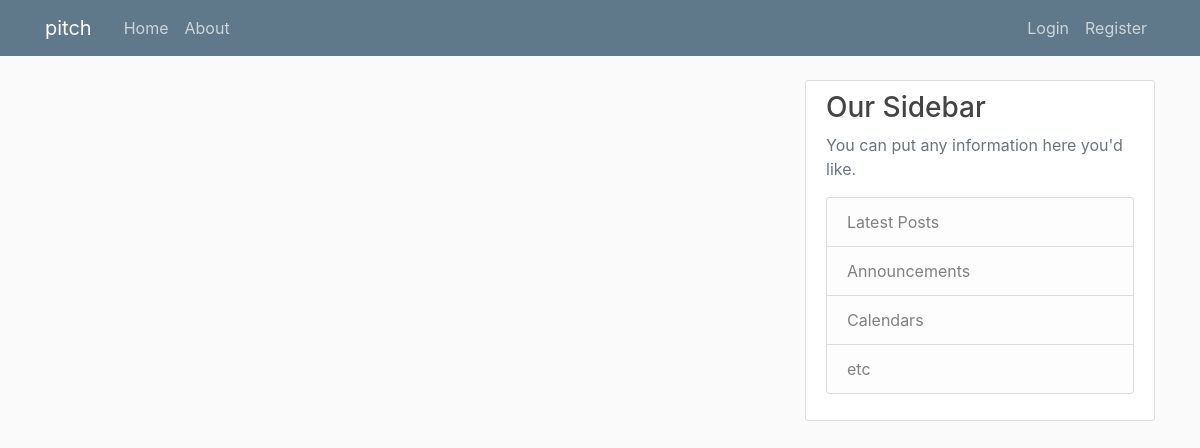
Page /home on the earlier database version.
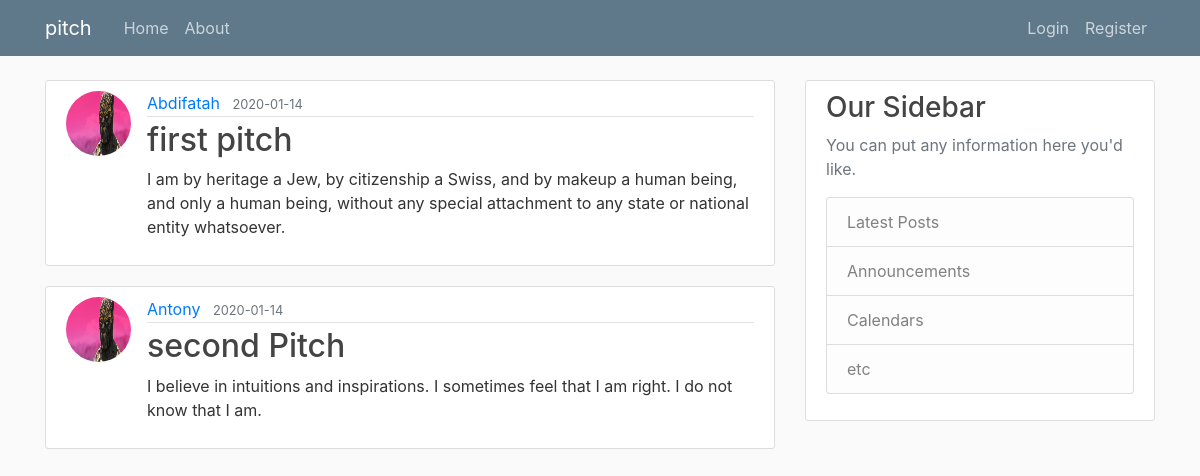
Same page on the later database version.
### pitch/models.py (models this page shows, shortened)
class Post(db.Model):
    id = db.Column(db.Integer, primary_key=True)
    title = db.Column(db.String(100), nullable=False)
    date_posted = db.Column(db.DateTime, nullable=False, default=datetime.utcnow)
    content = db.Column(db.Text, nullable=False)
    user_id = db.Column(db.Integer, db.ForeignKey('user.id'), nullable=False)

class User(db.Model, UserMixin):
    id = db.Column(db.Integer, primary_key=True)
    username = db.Column(db.String(20), unique=True, nullable=False)
    email = db.Column(db.String(120), unique=True, nullable=False)
    image_file = db.Column(db.String(20), nullable=False, default='default.jpg')
    password = db.Column(db.String(60), nullable=False)
    posts = db.relationship('Post', backref='author', lazy=True)

### pitch/routes.py (the view)
@app.route("/")
@app.route("/home")
def home():
    posts = Post.query.all()
    return render_template('home.html', posts=posts)

### pitch/templates/home.html
{% extends "layout.html" %}
{% block content %}
    {% for post in posts %}
        <article class="media content-section">
          <img class="rounded-circle article-img" src="{{ url_for('static', filename='profile_pics/' + post.author.image_file)}}">
          <div class="media-body">
            <div class="article-metadata">
              <a class="mr-2" href="#">{{ post.author.username}}</a>
              <small class="text-muted">{{ post.date_posted.strftime('%Y-%m-%d') }}</small>
            </div>
            <h2><a class="article-title" href="{{ url_for('post', post_id=post.id)}}">{{ post.title }}</a></h2>
            <p class="article-content">{{ post.content }}</p>
          </div>
        </article>
    {% endfor %}
{% endblock content %}

### pitch/templates/layout.html (shortened to what this page needs)
<!DOCTYPE html>
<html>
<head>
    <link rel="stylesheet" href="https://maxcdn.bootstrapcdn.com/bootstrap/4.0.0/css/bootstrap.min.css">
    <link rel="stylesheet" type="text/css" href="{{ url_for('static', filename='main.css') }}">
</head>
<body>
    <header class="site-header">
      <nav class="navbar navbar-expand-md navbar-dark bg-steel fixed-top">
        <div class="container">
          <a class="navbar-brand mr-4" href="/">pitch</a>
          <div class="collapse navbar-collapse" id="navbarToggle">
            <div class="navbar-nav mr-auto">
              <a class="nav-item nav-link" href="{{ url_for('home') }}">Home</a>
              <a class="nav-item nav-link" href="{{ url_for('about') }}">About</a>
            </div>
            <div class="navbar-nav">
              {% if current_user.is_authenticated %}
               <a class="nav-item nav-link" href="{{ url_for('new_post') }}">New Pitch</a>
                <a class="nav-item nav-link" href="{{ url_for('account') }}">Account</a>
                <a class="nav-item nav-link" href="{{ url_for('logout') }}">Logout</a>
              {% else %}
                <a class="nav-item nav-link" href="{{ url_for('login') }}">Login</a>
                <a class="nav-item nav-link" href="{{ url_for('register') }}">Register</a>
              {% endif %}
            </div>
          </div>
        </div>
      </nav>
    </header>
    <main role="main" class="container">
      <div class="row">
        <div class="col-md-8">
          {% block content %}{% endblock %}
        </div>
        <div class="col-md-4">
          <div class="content-section">
            <h3>Our Sidebar</h3>
            <p class='text-muted'>You can put any information here you'd like.
              <ul class="list-group">
                <li class="list-group-item list-group-item-light">Latest Posts</li>
                <li class="list-group-item list-group-item-light">Announcements</li>
                <li class="list-group-item list-group-item-light">Calendars</li>
                <li class="list-group-item list-group-item-light">etc</li>
              </ul>
            </p>
          </div>
        </div>
      </div>
    </main>
</body>
</html>

### pitch/static/main.css (style rules this page uses)
body { background: #fafafa; color: #333333; margin-top: 5rem; }
h1, h2, h3, h4, h5, h6 { color: #444444; }
.bg-steel { background-color: #5f788a; }
.site-header .navbar-nav .nav-link { color: #cbd5db; }
.content-section { background: #ffffff; padding: 10px 20px; border: 1px solid #dddddd; border-radius: 3px; margin-bottom: 20px; }
.article-title { color: #444444; }
.article-content { white-space: pre-line; }
.article-img { height: 65px; width: 65px; margin-right: 16px; }
.article-metadata { padding-bottom: 1px; margin-bottom: 4px; border-bottom: 1px solid #e3e3e3 }

Differences in the rows shown:
added Post: image_file (placeholder picture), author.username "Abdifatah", date_posted "2020-01-14", title "first pitch", content "I am by heritage a Jew, by citizenship a Swiss, and by makeup a human being, and only a human being, without any special attachment to any state or national entity whatsoever."
added Post: image_file (placeholder picture), author.username "Antony", date_posted "2020-01-14", title "second Pitch", content "I believe in intuitions and inspirations. I sometimes feel that I am right. I do not know that I am."
